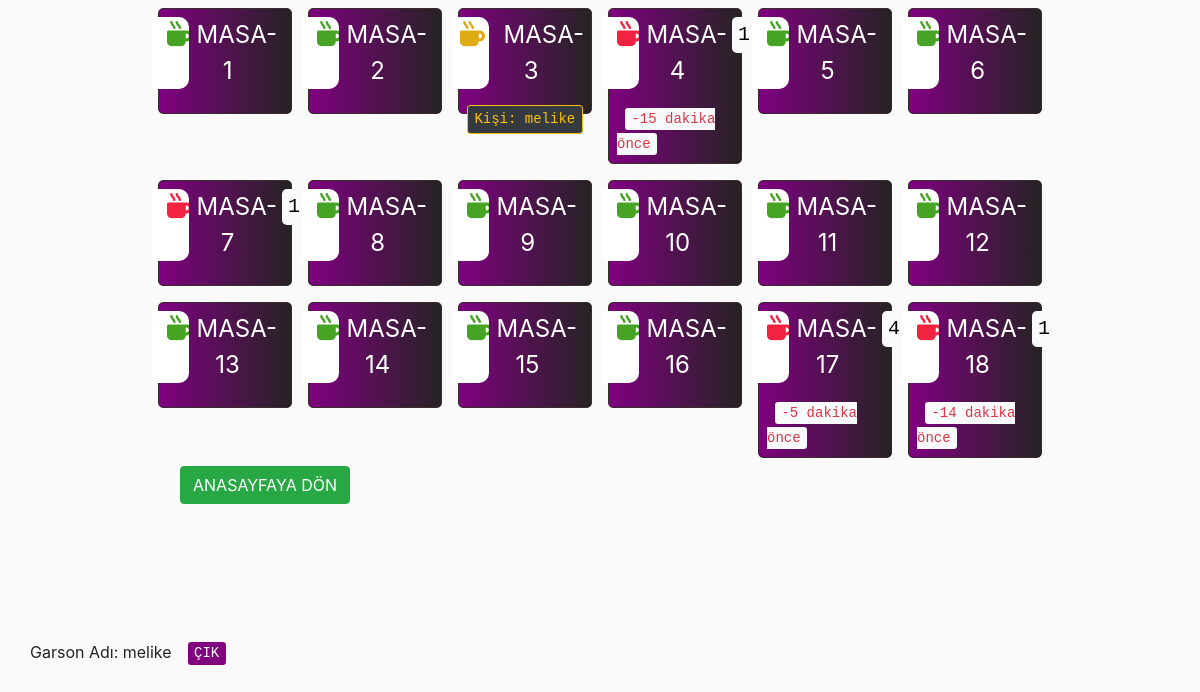
Screenshot of /DOSYALAR/masa.php with the database file from the repository.
### tables this page shows
CREATE TABLE `masalar` (
  `id` int(11) NOT NULL,
  `ad` varchar(20) NOT NULL,
  `durum` int(11) NOT NULL DEFAULT 0,
  `saat` int(11) NOT NULL DEFAULT 0,
  `dakika` int(11) NOT NULL DEFAULT 0,
  `rezervedurum` int(11) NOT NULL DEFAULT 0,
  `kisi` varchar(50) NOT NULL DEFAULT 'bos'
);

CREATE TABLE `garson` (
  `id` int(11) NOT NULL,
  `ad` varchar(20) NOT NULL,
  `sifre` int(11) NOT NULL,
  `durum` tinyint(1) NOT NULL DEFAULT 0
);

### DOSYALAR/masa.php (the view, shortened to what this page needs)
<?php
include_once("fonksiyon/fonksiyonlar.php");
$siparis = new Siparis;
$veri=$siparis->sorgular($db,"SELECT * FROM garson where durum=1",1)->num_rows; ?>
<!DOCTYPE html>
<html lang="en">
    <head>
        <link rel="stylesheet" href="https://stackpath.bootstrapcdn.com/bootstrap/4.1.3/css/bootstrap.min.css" />
        <link rel="stylesheet" href="dosya/melike.css" />
        <link rel="stylesheet" href="https://use.fontawesome.com/releases/v5.7.0/css/all.css" />
    </head>
    <body>
        <div class="container-fluid h-100">
            <div class="row justify-content-center h-100">
                <div class="col-lg-9">
                    <div class="row"><?php  $siparis->vipTemaMasalar($db); ?></div>
                    <div class="col-md-4"><a href="index.php" class="btn btn-success">ANASAYFAYA DÖN</a></div>
                </div>
                <div class="container-fluid">
                    <div class="row">
                        <div class="col-lg-8">
                            <div class="col-lg-4">
                                Garson Adı:
                                <?php $siparis->garsonbak($db); ?>
                            </div>
                        </div>
                    </div>
                </div>
            </div>
        </div>
    </body>
</html>

### DOSYALAR/fonksiyon/fonksiyonlar.php (shortened to what this page needs)
<?php
class Siparis  {
			private function benimsorum($vt,$sorgu,$tercih) {
					$a=$sorgu;
					$b=$vt->prepare($a);
					$b->execute();
					if ($tercih==1):
					return $c=$b->get_result();
					endif;
			}
	function garsonbak($db) {
		$gelen=$this->benimsorum($db,"SELECT * FROM garson WHERE durum=1",1)->fetch_assoc();
		if ($gelen["ad"]!="") :
		echo $gelen["ad"];
		echo '<a href="islemler.php?islem=cikis" class="m-3"><kbd style="background-color:purple;">ÇIK</kbd></a>';
		else:
		echo "Garson Yok";
		endif;
}
	function vipTemaMasalar($dv) {
					$sonuc=$this->benimsorum($dv,"SELECT * FROM masalar",1);
					while ($masason=$sonuc->fetch_assoc()) :
					$siparisler='SELECT * FROM anliksiparis WHERE masaid='.$masason["id"].'';
					$satir=$this->benimsorum($dv,$siparisler,1)->num_rows;
					if ($satir==0):
					$icon='ovalb';
					else:
					$icon='ovald';
					endif;
		if ($masason["rezervedurum"]==0) :
		echo '<div class="col-lg-2 col-md-3 col-sm-12">
		<a href="masadetay.php?masaid='.$masason["id"].'" id="lin">
					<div class="row  p-2">
							<div class="col-lg-12 p-2  genelCervece" id="anadiv">
								<div class="row">
<div class="col-lg-3 col-md-3  col-sm-4 pr-2 pt-1 '.$icon.'">
<span style="font-size: 25px;" class="fas fa-mug-hot"></span>
</div>
<div class="col-lg-7 col-md-6 pl-2 col-sm-4 masaad">'.$masason["ad"].'</div> ';
			if ($satir!=0): echo '<div class="col-lg-1 col-md-6 pl-2 col-sm-4">
			<kbd class="sipsayi float-left">'.$satir.'</kbd></div>';
			else:
			echo '<div class="col-lg-1 col-md-3 pl-2 col-sm-4"></div>';
			 endif;
			echo'</div>
			<div class="row">
			<div class="col-lg-12 pt-3">
			';
					$this->dakikakontrolet($masason["saat"],$masason["dakika"]);
    				echo '
					</div></div>
					</div></div>
					</a>
					</div>';
					else:
					echo '
					<div class="col-lg-2 col-md-3 col-sm-12">
					<div class="row  p-2">
							<div class="col-lg-12 p-2   genelCervece" id="anadiv">
								<div class="row">
<div class="col-lg-3 col-md-3 col-sm-4 pl-2 pr-2 pt-1 ovalr">
<span style="font-size: 25px;" class="fas fa-mug-hot"></span>
</div>
<div class="col-lg-7 col-md-6  col-sm-4 masaad">'.$masason["ad"].'</div>
			<div class="col-lg-1 col-md-3 pl-2 col-sm-4"></div></div>
			<div class="row">
			<div class="col-lg-12 col-md-12 col-sm-12 pt-3">
			<kbd class="mb-0 float-right bg-dark text-warning border border-warning" style="position:absolute;">Kişi: '.$masason["kisi"].' </kbd>
					</div></div>
					</div></div>
					</a>
					</div>
	';
		endif;
					endwhile;
	}
	function dakikakontrolet($saat,$dakika) {
		if ($saat!=0 && $dakika!=0) :
					if ($saat<date("H")) :
					$deger= (60 + date("i")) - $dakika;
					echo '<kbd class="ml-2 mb-0 mt-2  bg-light text-danger" >'.$deger.'  dakika önce </kbd>';
					else:
					$deger =  date("i") - $dakika;
								if ($deger==0):
								echo '<kbd class="ml-2 mb-0 mt-2  bg-light text-danger" >Yeni eklendi</kbd>';
								else:
									echo '<kbd class="ml-2 mb-0 mt-2  bg-light text-danger" >'.$deger.'  dakika önce </kbd>';
								endif;
					endif;
		endif;
	}
}
?>

### DOSYALAR/dosya/melike.css (style rules this page uses)
html,body { height: 100%; background-color:#FAFAFA; }
.genelCervece { border:1px solid #362c2c; border-radius:5px; background: -webkit-linear-gradient(left, purple 0%, #252323 100%); background: linear-gradient(to right, purple 0%, #252323 100%); }
.ovalb { border-radius:0px 10px 10px 0px; overflow:hidden; text-align:center; background-color:#FFF; color:#47a323; }
.ovald { border-radius:0px 10px 10px 0px; overflow:hidden; text-align:center; background-color:#FFF; color:#f22340; }
.ovalr { border-radius:0px 10px 10px 0px; overflow:hidden; text-align:center; background-color:#FFF; color:#deab14; }
#lin:link, #lin:visited { text-decoration:none; color:#FFF; }
.sipsayi { border-radius:5px; color:#000; font-size:20px; background-color:#FAFAFA; margin-right:15px; }
#anadiv { min-height:100px; }
.masaad { font-size:24px; text-align:center; color:#fff; }

### rows the page displays
masalar: ad "MASA-1"
masalar: ad "MASA-2"
masalar: ad "MASA-3", kisi "melike"
masalar: ad "MASA-4", satir "1", dakika "-15"
masalar: ad "MASA-5"
masalar: ad "MASA-6"
masalar: ad "MASA-7", satir "1"
masalar: ad "MASA-8"
masalar: ad "MASA-9"
masalar: ad "MASA-10"
masalar: ad "MASA-11"
masalar: ad "MASA-12"
masalar: ad "MASA-13"
masalar: ad "MASA-14"
masalar: ad "MASA-15"
masalar: ad "MASA-16"
masalar: ad "MASA-17", satir "4", dakika "-5"
masalar: ad "MASA-18", satir "1", dakika "-14"
garson: ad "melike"
